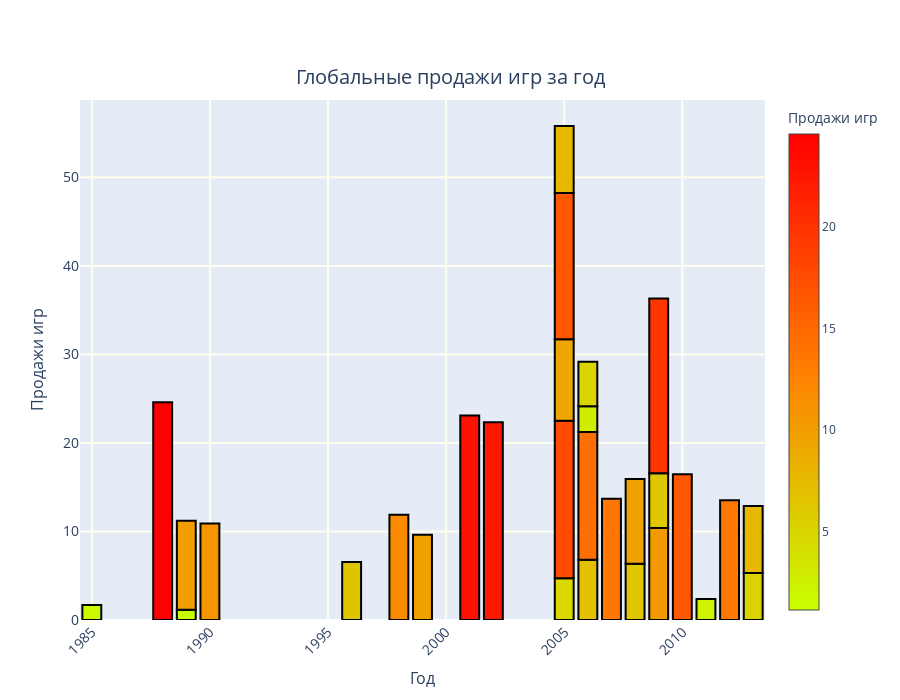

Write notebook code for a chart like this one.
### Code cell
#3
customscale=[[0, 'rgb(200, 255, 0)'],
            [0.5, 'rgb(255, 127, 0)'],
            [1.0, 'rgb(255, 0, 0)']]
y = data.groupby('Year')['JP_Sales'].sum()
fig = go.Figure()
fig.add_trace(go.Bar(x = data.Year, y = y,
                    marker=dict(color=data.groupby('Year')['JP_Sales'].sum(),
                        colorscale = customscale,
                        colorbar=dict(title='Продажи игр'),
                        line=dict(color='black', width=2))))

fig.update_xaxes(showgrid=True, gridwidth=2, gridcolor='ivory')
fig.update_yaxes(showgrid=True, gridwidth=2, gridcolor='ivory')

fig.update_layout(title='Глобальные продажи игр за год',
                 title_font_size=20, title_y=0.9, title_x=0.5,
                 title_xanchor='center', title_yanchor='top',
                 xaxis_title = 'Год', xaxis_title_font_size=16,
                 xaxis_tickangle=315, xaxis_tickfont_size=14,
                 yaxis_title = 'Продажи игр', yaxis_title_font_size=16,
                 yaxis_tickfont_size=14, width=None, height=700)

fig.show()

### Figure 1 — Plotly figure (JSON) as saved in the notebook; plotly's stock layout.template omitted (floating-point values rounded to 4 significant figures; data arrays with more than 128 entries replaced by an {"elided": "..."} marker saying what was removed)
{"data": [{"marker": {"color": [6.81, 1.69, 6.35, 10.4, 6.54, 1.15, 14.42, 2.92, 6.19, 4.73, 17.77, 9.64, 13.69, 19.73, 5.31, 10.89, 9.2, 5.02, 10.07, 24.59, 22.33, 16.47, 16.53, 23.09, 11.88, 7.58, 13.53, 9.57, 7.57, 2.37], "colorbar": {"title": {"text": "Продажи игр"}}, "colorscale": [[0, "rgb(200, 255, 0)"], [0.5, "rgb(255, 127, 0)"], [1, "rgb(255, 0, 0)"]], "line": {"color": "black", "width": 2}}, "type": "bar", "x": {"elided": "166 int values"}, "y": [6.81, 1.69, 6.35, 10.4, 6.54, 1.15, 14.42, 2.92, 6.19, 4.73, 17.77, 9.64, 13.69, 19.73, 5.31, 10.89, 9.2, 5.02, 10.07, 24.59, 22.33, 16.47, 16.53, 23.09, 11.88, 7.58, 13.53, 9.57, 7.57, 2.37]}], "layout": {"height": 700, "title": {"font": {"size": 20}, "text": "Глобальные продажи игр за год", "x": 0.5, "xanchor": "center", "y": 0.9, "yanchor": "top"}, "xaxis": {"gridcolor": "ivory", "gridwidth": 2, "showgrid": true, "tickangle": -45, "tickfont": {"size": 14}, "title": {"font": {"size": 16}, "text": "Год"}}, "yaxis": {"gridcolor": "ivory", "gridwidth": 2, "showgrid": true, "tickfont": {"size": 14}, "title": {"font": {"size": 16}, "text": "Продажи игр"}}}}
